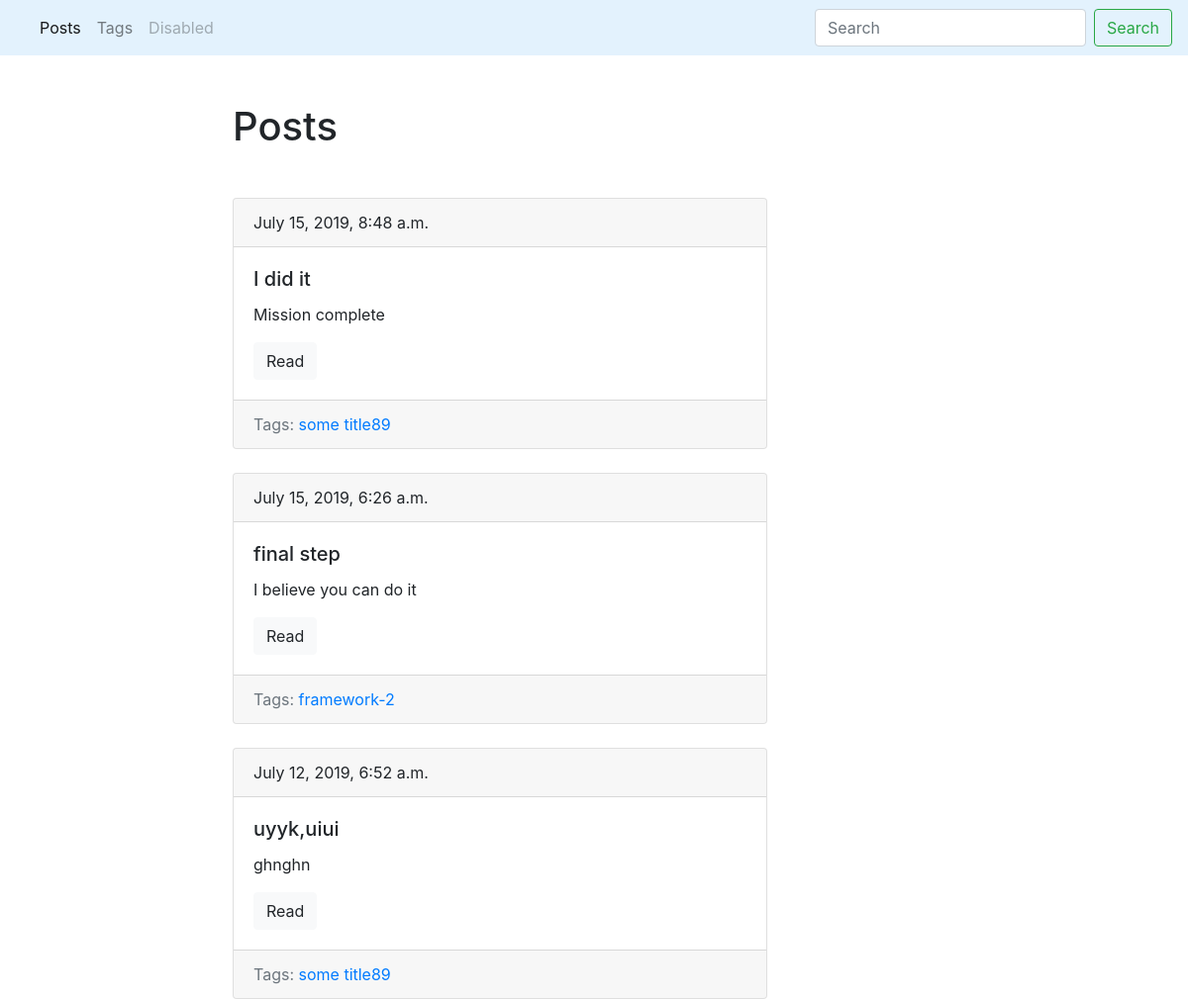
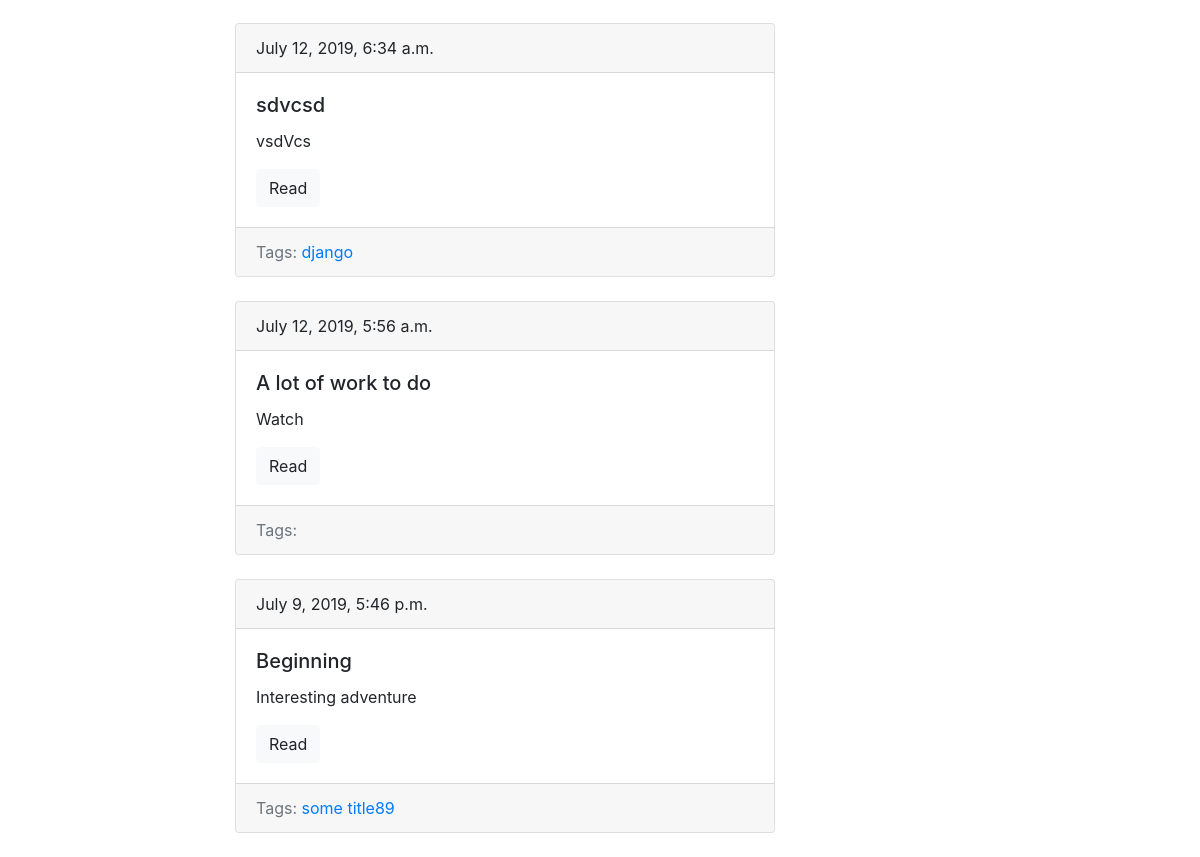
Screenshot of /blog/ with the database file from the repository (2 pictures, top to bottom).
### blog/models.py (models this page shows, shortened)
class Post(models.Model):
    title = models.CharField(max_length=150, db_index=True)
    slug = models.SlugField(max_length=150, blank=True, unique=True)
    body = models.TextField(blank=True, db_index=True)
    tags = models.ManyToManyField('Tag', blank=True, related_name='posts')
    date_pub = models.DateTimeField(auto_now_add=True)
    def get_absolute_url(self):
        return reverse('post_detail_url', kwargs={'slug': self.slug})
    class Meta:
        ordering = ['-date_pub']

class Tag(models.Model):
    title = models.CharField(max_length=50)
    slug = models.SlugField(max_length=50, unique=True)
    def get_absolute_url(self):
        return reverse('tag_detail_url', kwargs={'slug': self.slug})
    class Meta:
        ordering = ['title']

### blog/views.py (the view)
# urls.py: path('', posts_list, name='posts_list_url'),
def posts_list(request):
    search_query = request.GET.get('search', '')
    if search_query:
        posts = Post.objects.filter(Q(title__icontains=search_query) | Q(body__icontains=search_query))
    else:
        posts = Post.objects.all()
    paginator = Paginator(posts,10)
    page_number = request.GET.get('page',1)
    page = paginator.get_page(page_number)
    is_paginated = page.has_other_pages()
    if page.has_previous():
        previus_url = '?page={}'.format(page.previous_page_number())
    else:
        previus_url = ''
    if page.has_next():
        next_url = '?page={}'.format(page.next_page_number())
    else:
        next_url = ''
    context = {
        'page_object':page,
        'is_paginated':is_paginated,
        'next_url': next_url,
        'previus_url':previus_url
    }
    return render(request,'blog/index.html',context=context)

### blog/templates/blog/index.html (shortened to what this page needs)
{% extends 'blog/base_blog.html' %}
{% block content %}
    <h1 class='mb-5'>Posts</h1>
    {% for post in page_object.object_list %}
        {% include 'blog/includes/post_card_template.html' %}
    {% endfor %}
{% endblock %}

### blog/templates/blog/includes/post_card_template.html
<div class="card mb-4">
    <div class="card-header">
        {{ post.date_pub }}
    </div>
    <div class="card-body">
        <h5 class="card-title">{{ post.title }}</h5>
        <p class="card-text">{{ post.body|truncatewords:15 }}</p>
        <a href="{{ post.get_absolute_url }}" class="btn btn-light">Read</a>
    </div>
    <div class="card-footer text-muted">
        Tags:
        {% for tag in post.tags.all %}
            <a href="{{ tag.get_absolute_url }}">{{ tag.title }}</a>
        {% endfor %}
    </div>
</div>

### rows the page displays
Post: date_pub "July 15, 2019, 8:48 a.m.", title "I did it", body "Mission complete"
Tag: title "some title89"
Post: date_pub "July 15, 2019, 6:26 a.m.", title "final step", body "I believe you can do it"
Tag: title "framework-2"
Post: date_pub "July 12, 2019, 6:52 a.m.", title "uyyk,uiui", body "ghnghn"
Post: date_pub "July 12, 2019, 6:34 a.m.", title "sdvcsd", body "vsdVcs"
Tag: title "django"
Post: date_pub "July 12, 2019, 5:56 a.m.", title "A lot of work to do", body "Watch"
Post: date_pub "July 9, 2019, 5:46 p.m.", title "Beginning", body "Interesting adventure"
